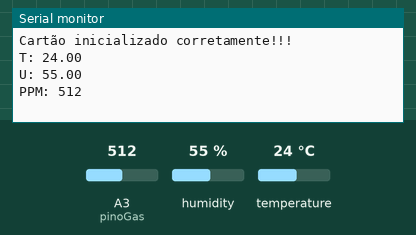
Recording of a sketch running on a simulated Arduino Uno, built with avr-gcc and run on an emulated ATmega328P. Shown: the last lines printed to the serial monitor. The inputs (shaded band) are chosen by the test bench; at power-on: humidity 55 %, A3 (pinoGas) = 512, temperature 24 °C. Storage starts empty.

Above: at 1.2 s.
1.3 s: humidity set to 22 %
At 3.3 s:
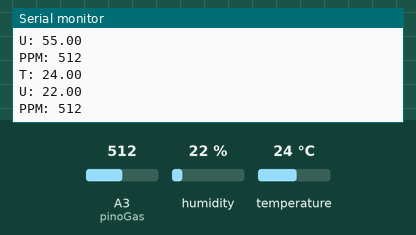
3.6 s: A3 (pinoGas) set to 716
At 4.6 s:
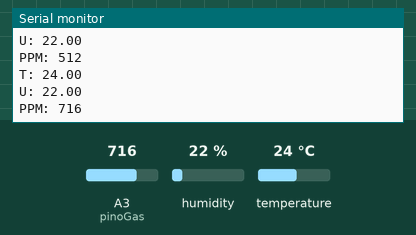
5.9 s: temperature set to 12 °C
At 7.0 s:
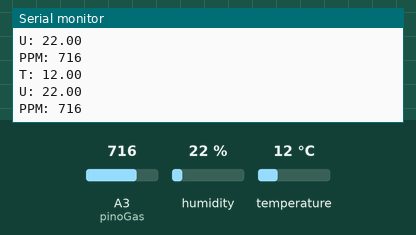
8.2 s: A3 (pinoGas) set to 900
At 10.4 s:
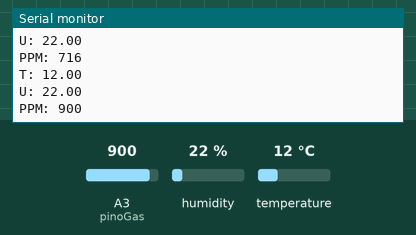
10.5 s: humidity set to 40 %
At 12.7 s:
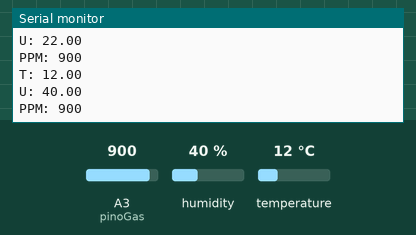
Timing chart, 0 to 13.8 s (numbered marks = the images above; inputs shaded):
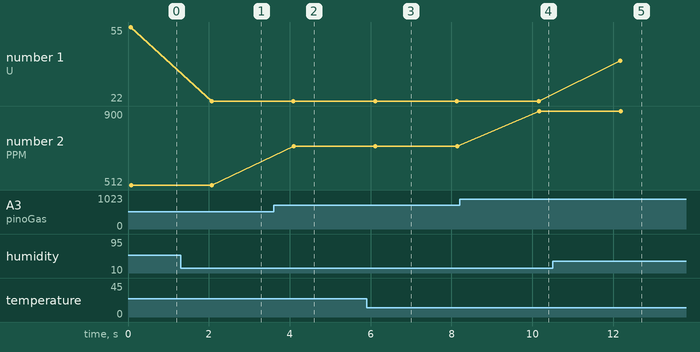

Measured:
- after the input at 1.3 s, the serial monitor: prints a new line after 0.77 s (image 1)
- after the input at 3.6 s, the serial monitor: prints a new line after 0.50 s (image 2)
- after the input at 5.9 s, the serial monitor: prints a new line after 0.20 s (image 3)
- after the input at 8.2 s, the serial monitor: prints a new line after 2.0 s (image 4)
- after the input at 10.5 s, the serial monitor: prints a new line after 1.7 s (image 5)
- plotted number 1: 55 → 22 after the input at 1.3 s, 22 → 40 after the input at 10.5 s
- plotted number 2: 512 → 716 after the input at 3.6 s, 716 → 900 after the input at 8.2 s

The sketch:

Registrando_dados_potenciometro.ino
```cpp
/*
Exemplo que obtém os dados de dois potenciômetros e armazena estes dados
em um arquivo no cartão micro SD.

www.bitabittecnologia.com.br
*/

#include <SPI.h>
#include <SD.h>
#include <DHT_U.h>


#define pinoDHT A0 //DHT11
#define modeloDHT  DHT11
#define pinoGas A3 //MQ-2
DHT_Unified dht(pinoDHT, modeloDHT);

#define CS 53 //Chip Select.

int estadoSensorGas;

File arquivo;

void setup()
{
  Serial.begin(9600);

  dht.begin();
  sensor_t sensor;
  pinMode(pinoGas, INPUT);
  dht.temperature().getSensor(&sensor);
  dht.humidity().getSensor(&sensor);

  //Inicializa cartão.
  if(!SD.begin(CS))
  {
    Serial.println("Não foi possível acessar o cartão.");
    Serial.println("Verifique se o cartão está inserido corretamente.");
    Serial.println("Verifique as conexões no módulo e o Arduino.");

    while(1); //Evita executar o loop quando der erro.
  }
  else
  {
    Serial.println("Cartão inicializado corretamente!!!");
  }

  Serial.println();
}

void loop()
{

  String dadosT8= "";

  sensors_event_t evento;

  dadosT8 = " Temp: " + dht.humidity().getEvent(&evento) + String(evento.temperature) + " C" + "|" + " Umid: " + dht.temperature().getEvent(&evento) + String(evento.relative_humidity) + " %"; //+ "|" + "Gas: " + String(estadoSensorGas = analogRead(pinoGas)) + " PPM"; Prepara a string com os dados a serem gravados


  //Cria o arquivo para inserir os dados, caso o arquivo já exista
  //os dados vão ser inseridos nele.
  arquivo = SD.open("dadosT8.txt", FILE_WRITE);
  if(arquivo)
  {
    dht.temperature().getEvent(&evento);
    Serial.print("T: ");
    Serial.println(evento.temperature);

    dht.humidity().getEvent(&evento) + String(evento.temperature);
    Serial.print("U: ");
    Serial.println(evento.relative_humidity);

     estadoSensorGas = analogRead(pinoGas);
     Serial.print("PPM: ");
     Serial.println(estadoSensorGas);

    arquivo.println(dadosT8); //Grava no arquivo.
    arquivo.close();
  }
  else
  {
    Serial.println("Erro ao abrir o arquivo");
  }

  delay(2000);
}
```
